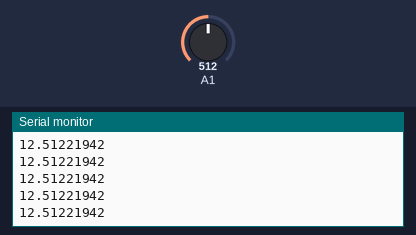
A sketch run on a simulated Arduino Uno, built with avr-gcc and run on an emulated ATmega328P. Parts: the last lines printed to the serial monitor. The inputs (shaded band) are chosen by the test bench; at power-on: A1 = 512.

Above: at 1.2 s.
1.3 s: A1 set to 716
At 1.9 s:
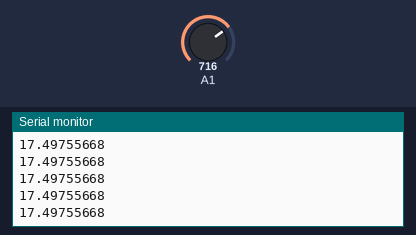
2.8 s: A1 set to 900
At 3.9 s:
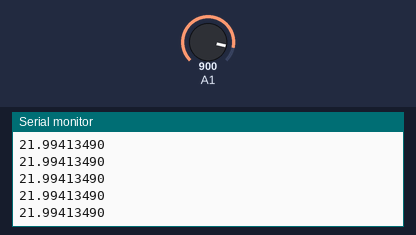
Timing chart, 0 to 5.8 s (numbered marks = the images above; inputs shaded):
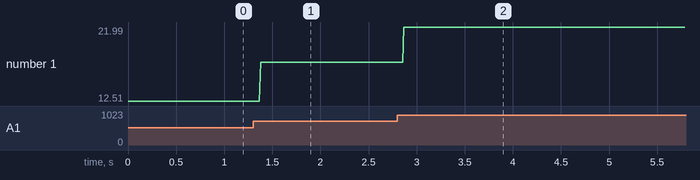

Measured:
- after the input at 1.3 s, the serial monitor: prints a new line after 0.08 s (image 1)
- after the input at 2.8 s, the serial monitor: prints a new line after 0.07 s (image 2)
- plotted number 1: 12.51 → 17.5 after the input at 1.3 s, 17.5 → 21.99 after the input at 2.8 s

The sketch:

voltage_sensor.ino
```cpp
const float R1 = 30000.0;
const float R2 = 7500.0;

void setup(){
  Serial.begin(9600);
}

void loop(){
  //float voltage = (float) ((5/1023)*analogRead(A1)*(R1+R2))/R2;
  float voltage = (float) (5*analogRead(A1)*(R1+R2))/(1023.0*R2);
  //float current = (float) (5*analogRead(A1))/(1023.0*R2);
  if(voltage >= 0.35){
     Serial.println(voltage, 8);
     //Serial.print("|");
     //Serial.println(voltage/(R1+R2), 8);
     //Serial.println(" volts;");
  }
  delay(1);
}
```
